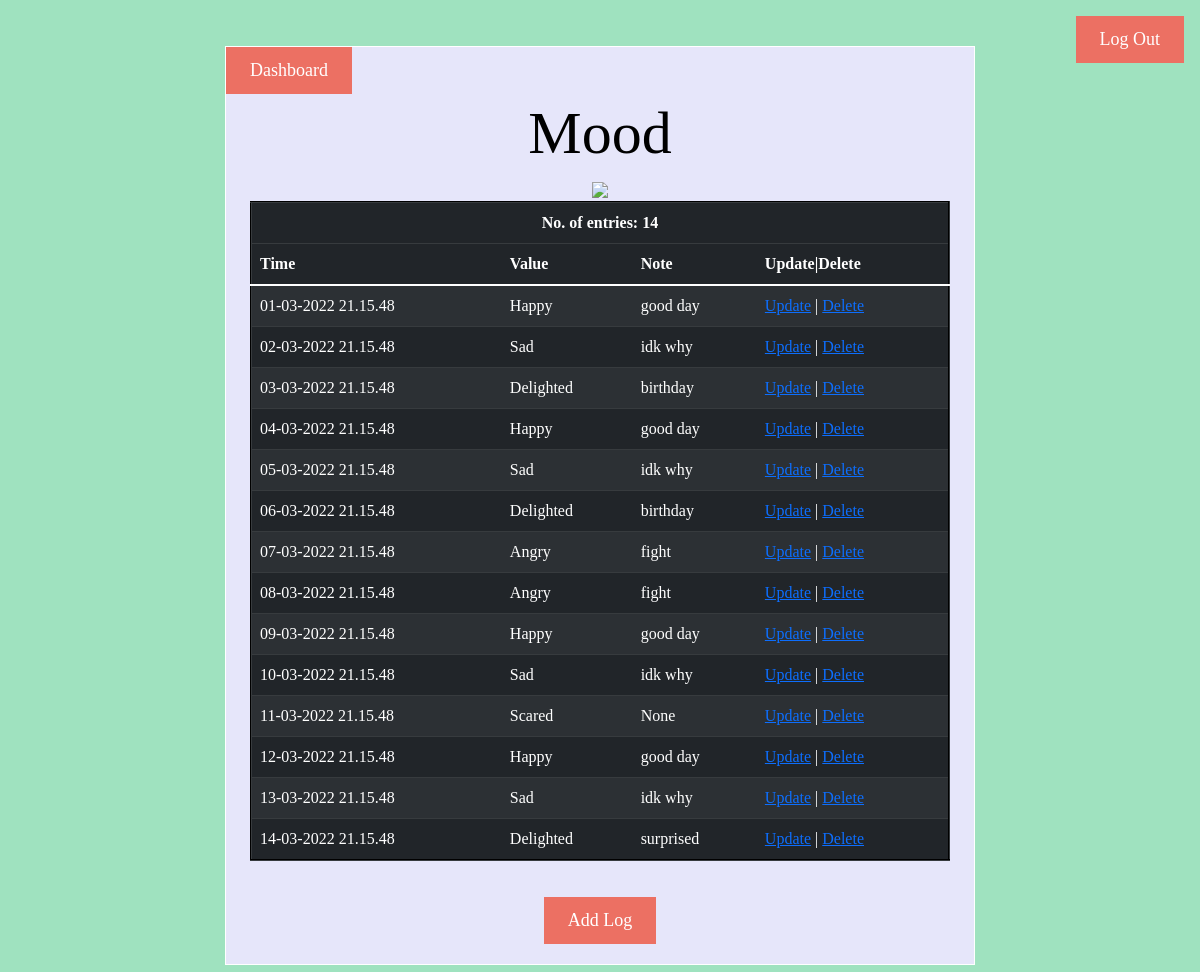
The app's page /view/Mood with its own data.
### app.py (models this page shows)
class log(db.Model):
  __tablename__ = 'log'
  sr_no = db.Column(db.Integer ,primary_key =True, unique = False, nullable = False, autoincrement=True)
  tracker_log = db.Column(db.String ,unique = False, nullable = False )
  time = db.Column(db.String,  unique = False, nullable = True )
  value =db.Column(db.String, unique = False, nullable = True )
  note = db.Column(db.String,  unique = False, nullable = True )

### app.py (the view)
@app.route('/view/<id>', methods=["GET", "POST"])
def view(id):
  logdata = log.query.with_entities(log.sr_no,log.tracker_log,log.time,log.value,log.note).all()
  z = 0
  l=[]
  x_axis=[]
  y_axis=[]
  for j in logdata:
    if j[1] == id: #tracker==tracker
      z+=1 #keeps count of number of logs
      row = j
      q=[]
      for p in j:
        q.append(p)
      l.append(q)
      d=j[2]
      x_axis.append(d[:5])
      y_axis.append(j[3])
  plt.clf()
  plt.figure(facecolor='lavender')
  plt.rcParams["font.family"] = "Georgia"
  plt.plot(x_axis, y_axis, 'o', color='Teal')
  plt.xticks(rotation = 75)
  fig = matplotlib.pyplot.gcf()
  fig.set_size_inches(7, 5)
  url_for('static',filename='myplot.png')
  plt.savefig('static/myplot.png')
  return render_template('viewlog.html', row=row, l=l, z=z)

### templates/viewlog.html (shortened to what this page needs)
<!DOCTYPE html>
<html lang="en">
  <head>
    <link href="https://cdn.jsdelivr.net/npm/bootstrap@5.1.3/dist/css/bootstrap.min.css" rel="stylesheet">
    <link rel="stylesheet" href="/static/style.css">
  </head>
  <body>
    <a href='/' style="float: right;"><label id="button">Log Out</label></a>
    <form action="/view/{{row[1]}}"  method ="POST" style="width:750px">
      <a href="/dash" id="button" style="float: left;text-decoration: none;"> Dashboard</a>
      <h1 id="heading" style="font-size:60px; color:black"><span style=" background-color:lavender;">{{row[1]}}</span></h1>
        <img  src="/static/myplot.png"/>
        <table align='center' border="2px"  class="table table-dark table-striped" style="width:700px">
        <thead>
          <tr>
            <th scope="col" colspan="7">No. of entries: {{z}}</th>
          </tr>
          <tr align='left'>
            <th scope="col">Time</th>
            <th scope="col">Value</th>
            <th scope="col">Note</th>
            <th scope="col">Update|Delete</th>
          </tr>
        </thead>
        <tbody>
          {% for j in l %}
          <tr>
            <td align='left'>{{j[2]}}</td>
            <td align='left'>{{j[3]}}</td>
            <td align='left'>{{j[4]}}</td>
            {%if z > 0 %}
            <td align='left'><a href='/editLog/{{j[0]}}'>Update</a> | <a href='/deleteLog/{{j[0]}}'>Delete</a></td>
            {% endif %}
          </tr>
          {% endfor %}
        </tbody>
      </table>
      <div id="link" style="float:bottom; ">
        <a href='/addlog/{{row[1]}}'><label id="button">Add Log</label></a>
      </div>
    </form>
  </body>
</html>

### static/style.css (style rules this page uses)
body { background-color:#9FE2BF; margin: 0px; padding: 16px; font-family: Georgia; }
form { background-color:lavender; width: 1000px; margin-top: 30px; margin-left: auto; margin-right: auto; padding-bottom: auto; text-align: center; padding-bottom: auto; border: 1px solid #ffffff; font-family: Georgia; }
#heading { font-size: 32px; padding-top: 50px; padding-bottom: 0px; }
#link { padding-top: 20px; padding-bottom: 20px; padding-left: 20px; padding-right: 20px; font-size: 18px; color: white; border: none; }
#button { background-color: #EC7063 ; padding-top: 10px; padding-bottom: 10px; padding-left: 24px; padding-right: 24px; margin-top: auto; margin-left: auto; margin-right: auto; font-size: 18px; color: white; border: none; }

### records on screen
log: tracker_log "Mood", time "14-03-2022 21.15.48", value "Delighted", note "surprised"
log: time "01-03-2022 21.15.48", value "Happy", note "good day"
log: time "02-03-2022 21.15.48", value "Sad", note "idk why"
log: time "03-03-2022 21.15.48", value "Delighted", note "birthday"
log: time "04-03-2022 21.15.48", value "Happy", note "good day"
log: time "05-03-2022 21.15.48", value "Sad", note "idk why"
log: time "06-03-2022 21.15.48", value "Delighted", note "birthday"
log: time "07-03-2022 21.15.48", value "Angry", note "fight"
log: time "08-03-2022 21.15.48", value "Angry", note "fight"
log: time "09-03-2022 21.15.48", value "Happy", note "good day"
log: time "10-03-2022 21.15.48", value "Sad", note "idk why"
log: time "11-03-2022 21.15.48", value "Scared", j "None"
log: time "12-03-2022 21.15.48", value "Happy", note "good day"
log: time "13-03-2022 21.15.48", value "Sad", note "idk why"

### other values on screen
{{ z }} "14"
